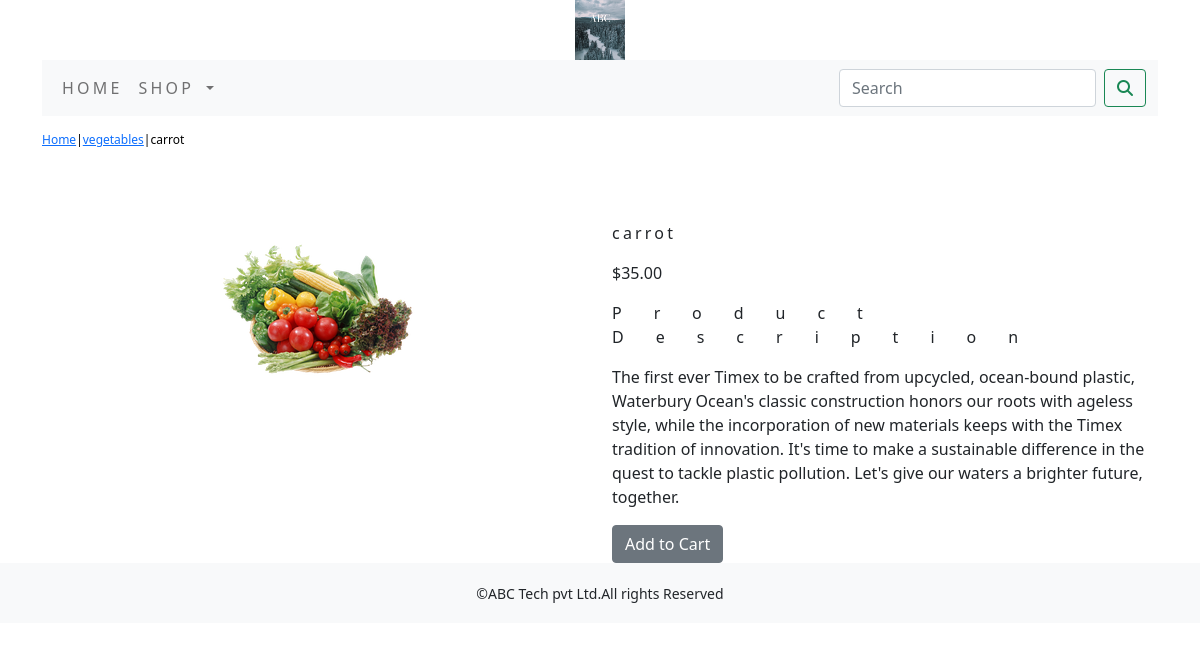
/shop/rsgty6r/carrot/, run on the app's committed database.
### shop/models.py (models this page shows, shortened)
class Product(models.Model):
    name=models.CharField(max_length=250,unique=True)
    slug=models.SlugField(max_length=250,unique=True)
    description=models.TextField(blank=True)
    price=models.DecimalField(max_digits=10,decimal_places=2)
    category=models.ForeignKey(Category,on_delete=models.CASCADE)
    image=models.ImageField(upload_to='product',blank=True)
    stock=models.IntegerField()
    available=models.BooleanField(default=True)
    created=models.DateTimeField(auto_now_add=True)
    updated=models.DateTimeField(auto_now=True)
    class Meta:
        ordering=('name',)
        verbose_name='product'
        verbose_name_plural='products'

class Category(models.Model):
    name=models.CharField(max_length=250,unique=True)
    slug=models.SlugField(max_length=250,unique=True)
    description=models.TextField(blank=True)
    image=models.ImageField(upload_to='category',blank=True)
    class Meta:
        ordering=('name',)
        verbose_name='category'
        verbose_name_plural='categories'
    def get_url(self):
        return reverse('shop:products_by_category',args=[self.slug])
    def __str__(self):
        return '{}'.format(self.name)

### shop/views.py (the view)
# urls.py: path('<slug:c_slug>/<slug:product_slug>/', views.proDetail, name='prodCatdetail')
def proDetail(request,c_slug,product_slug):
    try:
        product=Product.objects.get(category__slug=c_slug,slug=product_slug)
    except Exception as e:
        raise e
    return render(request,'product.html',{'product':product})

### cart/context_processors.py (called while the page is built)
def counter(request):
    item_count=0
    if 'admin' in request.path:
        return {}
    else:
        try:
            cart=Cart.objects.filter(cart_id=_cart_id(request))
            cart_items=CartItem.objects.all().filter(cart=cart[:1])
            for cart_item in cart_items:
                item_count += cart_item.quantity
        except Cart.DoesNotExist:
            item_count=0
    return dict(item_count=item_count)

### cart/views.py (called while the page is built)
def _cart_id(request):
    cart=request.session.session_key
    if not cart:
        cart=request.session.create()
    return cart

### shop/context_processors.py (called while the page is built)
def menu_links(request):
    links=Category.objects.all()
    return dict(links=links)

### templates/product.html (shortened to what this page needs)
{% extends 'base.html' %}
{% load static %}
{% block content %}
<div class="row my_prod_row_class">
    <div class="mx_auto">
        <p><a href="{% url 'shop:allProdCat' %}">Home</a>|<a href="{{product.category.get_url}}">{{product.category}}</a>|{{product.name}}</p>
    </div>
</div>
<div class="container">
<br>
<div class="row">
    <div class="col-12 col-sm-12 col-md-12 col-lg-6 text-center">
        <div style="min-width:18rem">
            <img src="{{product.image.url}}" alt="{{product.name}}">
        </div>
    </div>
        <div class="col-12 col-sm-12 col-md-12 col-lg-6">
            <div>
            <h1 class="my_prod_title">{{product.name}}</h1>
            <p>${{product.price}}</p>
            <p class="my_title">Product Description</p>
            <p class="text-justify my_rod_text">{{product.description}}</p>
            {% if product.stock <= 0 %}
            <p class="text-justify my_prod_text"><b>Out of stock</b></p>
            {% else %}
            <a class="btn btn-secondary" href="{% url 'cart:add_cart' product.id %}">Add to Cart</a>
            {% endif %}
        </div>
</div>
    </div>
</div>
{% endblock %}

### static/css/custom.css (style rules this page uses)
body { font-family: 'Roboto', sans-serif; }
.my_title { font-size:16px; text_transform:uppercase; letter-spacing:2em; }
.my_prod_row_class { padding-top:15px; padding-bottom:20px; }
.my_prod_row_class .mx_auto { color:#000; font-size:12px; text-decoration:none; }
.my_prod_title { font-size:16px; text_transform:uppercase; letter-spacing:.2em; padding-top:15px; padding-bottom:10px; }

### data on the page
Product: category "vegetables", name "carrot", image (picture), price "35.00", description "The first ever Timex to be crafted from upcycled, ocean-bound plastic, Waterbury Ocean's classic construction honors our roots with ageless style, while the incorporation of new materials keeps with the Timex tradition of innovation. It's time to make a sustainable difference in the quest to tackle plastic pollution. Let's give our waters a brighter future, together."
